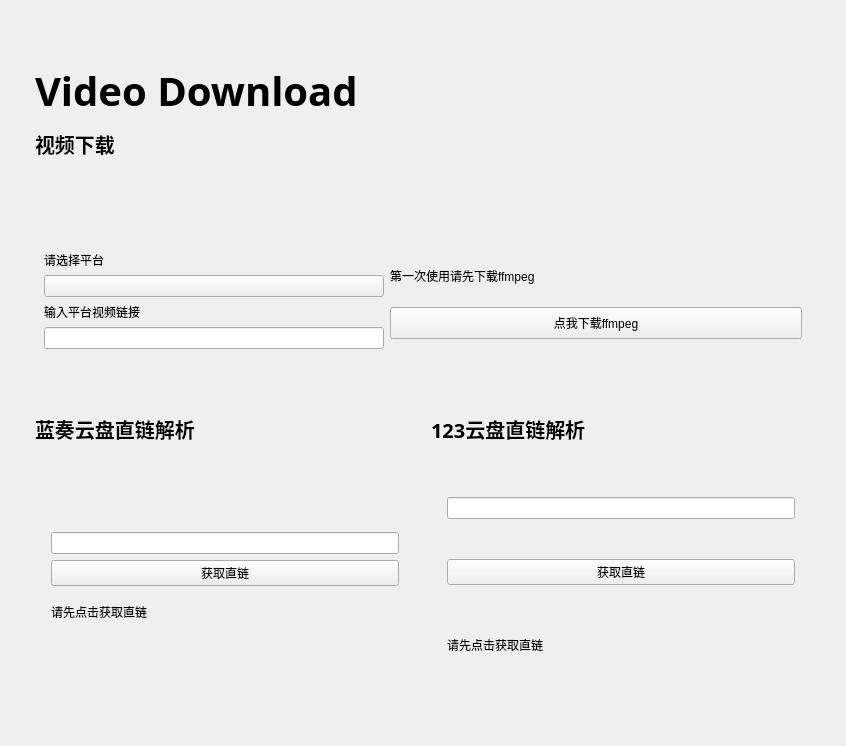
<?xml version="1.0" encoding="UTF-8"?>
<ui version="4.0">
 <class>Common</class>
 <widget class="QWidget" name="Common">
  <property name="geometry">
   <rect>
    <x>0</x>
    <y>0</y>
    <width>846</width>
    <height>746</height>
   </rect>
  </property>
  <property name="windowTitle">
   <string>Form</string>
  </property>
  <layout class="QGridLayout" name="gridLayout_13">
   <item row="0" column="1">
    <layout class="QGridLayout" name="CommonBox">
     <property name="leftMargin">
      <number>16</number>
     </property>
     <property name="topMargin">
      <number>45</number>
     </property>
     <property name="rightMargin">
      <number>16</number>
     </property>
     <property name="bottomMargin">
      <number>16</number>
     </property>
     <property name="spacing">
      <number>16</number>
     </property>
     <item row="3" column="1">
      <layout class="QGridLayout" name="AudioParmsBox">
       <item row="0" column="0">
        <widget class="SubtitleLabel" name="AudioParmsTitle">
         <property name="maximumSize">
          <size>
           <width>16777215</width>
           <height>25</height>
          </size>
         </property>
         <property name="font">
          <font>
           <family>微软雅黑</family>
           <pointsize>15</pointsize>
           <bold>true</bold>
          </font>
         </property>
         <property name="text">
          <string>123云盘直链解析</string>
         </property>
        </widget>
       </item>
       <item row="1" column="0">
        <widget class="SimpleCardWidget" name="AudioParmsCard">
         <property name="minimumSize">
          <size>
           <width>380</width>
           <height>250</height>
          </size>
         </property>
         <property name="maximumSize">
          <size>
           <width>300</width>
           <height>250</height>
          </size>
         </property>
         <layout class="QHBoxLayout" name="horizontalLayout">
          <property name="spacing">
           <number>16</number>
          </property>
          <property name="leftMargin">
           <number>16</number>
          </property>
          <property name="topMargin">
           <number>16</number>
          </property>
          <property name="rightMargin">
           <number>16</number>
          </property>
          <property name="bottomMargin">
           <number>16</number>
          </property>
          <item>
           <layout class="QVBoxLayout" name="verticalLayout_2">
            <item>
             <widget class="LineEdit" name="LineEdit_2"/>
            </item>
            <item>
             <widget class="PrimaryPushButton" name="PrimaryPushButton">
              <property name="text">
               <string>获取直链</string>
              </property>
             </widget>
            </item>
            <item>
             <widget class="StrongBodyLabel" name="StrongBodyLabel_5">
              <property name="maximumSize">
               <size>
                <width>16777215</width>
                <height>40</height>
               </size>
              </property>
              <property name="text">
               <string>请先点击获取直链</string>
              </property>
             </widget>
            </item>
           </layout>
          </item>
         </layout>
        </widget>
       </item>
      </layout>
     </item>
     <item row="2" column="0" colspan="2">
      <widget class="SimpleCardWidget" name="VideoClipCard">
       <property name="minimumSize">
        <size>
         <width>0</width>
         <height>230</height>
        </size>
       </property>
       <property name="maximumSize">
        <size>
         <width>16777215</width>
         <height>200</height>
        </size>
       </property>
       <layout class="QGridLayout" name="gridLayout_10">
        <item row="1" column="1">
         <layout class="QVBoxLayout" name="verticalLayout_4">
          <item>
           <widget class="StrongBodyLabel" name="StrongBodyLabel">
            <property name="minimumSize">
             <size>
              <width>380</width>
              <height>0</height>
             </size>
            </property>
            <property name="maximumSize">
             <size>
              <width>16777215</width>
              <height>30</height>
             </size>
            </property>
            <property name="text">
             <string>第一次使用请先下载ffmpeg</string>
            </property>
           </widget>
          </item>
          <item>
           <widget class="PrimaryPushButton" name="PrimaryPushButton_3">
            <property name="maximumSize">
             <size>
              <width>16777215</width>
              <height>32</height>
             </size>
            </property>
            <property name="text">
             <string>点我下载ffmpeg</string>
            </property>
           </widget>
          </item>
         </layout>
        </item>
        <item row="1" column="0">
         <layout class="QHBoxLayout" name="horizontalLayout_2">
          <item>
           <layout class="QVBoxLayout" name="verticalLayout_3">
            <item>
             <widget class="StrongBodyLabel" name="StrongBodyLabel_2">
              <property name="text">
               <string>请选择平台</string>
              </property>
             </widget>
            </item>
            <item>
             <widget class="ComboBox" name="ComboBox_2">
              <property name="maximumSize">
               <size>
                <width>340</width>
                <height>16777215</height>
               </size>
              </property>
             </widget>
            </item>
            <item>
             <widget class="StrongBodyLabel" name="StrongBodyLabel_3">
              <property name="text">
               <string>输入平台视频链接</string>
              </property>
             </widget>
            </item>
            <item>
             <widget class="SearchLineEdit" name="SearchLineEdit_2">
              <property name="maximumSize">
               <size>
                <width>340</width>
                <height>33</height>
               </size>
              </property>
             </widget>
            </item>
           </layout>
          </item>
         </layout>
        </item>
       </layout>
      </widget>
     </item>
     <item row="1" column="0">
      <widget class="SubtitleLabel" name="VideoClipLabel">
       <property name="minimumSize">
        <size>
         <width>0</width>
         <height>25</height>
        </size>
       </property>
       <property name="maximumSize">
        <size>
         <width>16777215</width>
         <height>20</height>
        </size>
       </property>
       <property name="font">
        <font>
         <family>微软雅黑</family>
         <pointsize>15</pointsize>
         <bold>true</bold>
        </font>
       </property>
       <property name="text">
        <string>视频下载</string>
       </property>
      </widget>
     </item>
     <item row="0" column="0" colspan="2">
      <widget class="LargeTitleLabel" name="CommonTitile">
       <property name="maximumSize">
        <size>
         <width>16777215</width>
         <height>45</height>
        </size>
       </property>
       <property name="font">
        <font>
         <family>微软雅黑</family>
         <pointsize>30</pointsize>
         <bold>true</bold>
         <kerning>true</kerning>
        </font>
       </property>
       <property name="text">
        <string>Video Download</string>
       </property>
      </widget>
     </item>
     <item row="3" column="0">
      <layout class="QVBoxLayout" name="PicBox">
       <item>
        <widget class="SubtitleLabel" name="PicTitle">
         <property name="maximumSize">
          <size>
           <width>16777215</width>
           <height>25</height>
          </size>
         </property>
         <property name="font">
          <font>
           <family>微软雅黑</family>
           <pointsize>15</pointsize>
           <bold>true</bold>
          </font>
         </property>
         <property name="text">
          <string>蓝奏云盘直链解析</string>
         </property>
        </widget>
       </item>
       <item>
        <widget class="SimpleCardWidget" name="PicCard">
         <property name="minimumSize">
          <size>
           <width>380</width>
           <height>250</height>
          </size>
         </property>
         <property name="maximumSize">
          <size>
           <width>380</width>
           <height>250</height>
          </size>
         </property>
         <layout class="QGridLayout" name="gridLayout_4">
          <property name="leftMargin">
           <number>16</number>
          </property>
          <property name="topMargin">
           <number>16</number>
          </property>
          <property name="rightMargin">
           <number>16</number>
          </property>
          <property name="bottomMargin">
           <number>16</number>
          </property>
          <item row="0" column="0">
           <layout class="QVBoxLayout" name="verticalLayout">
            <item>
             <widget class="LineEdit" name="LineEdit"/>
            </item>
            <item>
             <widget class="PrimaryPushButton" name="PrimaryPushButton_2">
              <property name="text">
               <string>获取直链</string>
              </property>
             </widget>
            </item>
            <item>
             <widget class="StrongBodyLabel" name="StrongBodyLabel_4">
              <property name="maximumSize">
               <size>
                <width>16777215</width>
                <height>40</height>
               </size>
              </property>
              <property name="text">
               <string>请先点击获取直链</string>
              </property>
             </widget>
            </item>
           </layout>
          </item>
         </layout>
        </widget>
       </item>
      </layout>
     </item>
    </layout>
   </item>
  </layout>
 </widget>
 <customwidgets>
  <customwidget>
   <class>ComboBox</class>
   <extends>QPushButton</extends>
   <header>qfluentwidgets</header>
  </customwidget>
  <customwidget>
   <class>PushButton</class>
   <extends>QPushButton</extends>
   <header>qfluentwidgets</header>
  </customwidget>
  <customwidget>
   <class>PrimaryPushButton</class>
   <extends>PushButton</extends>
   <header>qfluentwidgets</header>
  </customwidget>
  <customwidget>
   <class>CardWidget</class>
   <extends>QFrame</extends>
   <header>qfluentwidgets</header>
   <container>1</container>
  </customwidget>
  <customwidget>
   <class>SimpleCardWidget</class>
   <extends>CardWidget</extends>
   <header>qfluentwidgets</header>
   <container>1</container>
  </customwidget>
  <customwidget>
   <class>StrongBodyLabel</class>
   <extends>QLabel</extends>
   <header>qfluentwidgets</header>
  </customwidget>
  <customwidget>
   <class>SubtitleLabel</class>
   <extends>QLabel</extends>
   <header>qfluentwidgets</header>
  </customwidget>
  <customwidget>
   <class>LargeTitleLabel</class>
   <extends>QLabel</extends>
   <header>qfluentwidgets</header>
  </customwidget>
  <customwidget>
   <class>LineEdit</class>
   <extends>QLineEdit</extends>
   <header>qfluentwidgets</header>
  </customwidget>
  <customwidget>
   <class>SearchLineEdit</class>
   <extends>LineEdit</extends>
   <header>qfluentwidgets</header>
  </customwidget>
 </customwidgets>
 <resources/>
 <connections/>
</ui>
